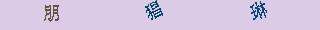
#> input picture tianyancha/a.png, 320 x 30 px
$ python -i captcha.py   (imports and definitions only)
#> lines starting #> are read from the running program, lines starting #| are printed output that depends on the picture
import requests
import json
import time
from urllib.request import urlopen
from PIL import Image, ImageEnhance
from aip import AipOcr
from settings import *


# 保存验证码图片
# [32 lines left out: functions get_verify_img, checkCaptcha, not called in this run]


# 读取图片
def get_file_content(filePath):
    with open(filePath, 'rb') as fp:
        return fp.read()


# 解析验证码
# [29 lines left out: function parse_captcha, not called in this run]


def enhance_img(imgPath):
#> called with imgPath = 'a.png'
    im = Image.open(imgPath)
#> im is the input picture: PIL image 320x30 RGB; mean R, G, B 212, 198, 224.9
    # 下面为增强部分
    enh_con = ImageEnhance.Contrast(im)
    contrast = 1.5
    image_contrasted = enh_con.enhance(contrast)
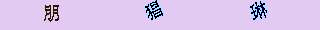
#> image_contrasted: PIL image 320x30 RGB; mean R, G, B 216.6, 194.9, 233.9
    # image_contrasted.show()

    # 增强亮度
    enh_bri = ImageEnhance.Brightness(image_contrasted)
    brightness = 1.5
    image_brightened = enh_bri.enhance(brightness)
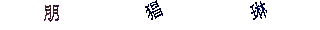
#> image_brightened: PIL image 320x30 RGB; mean R, G, B 245.8, 245.5, 247
    # image_brightened.show()
    # 增强对比度
    enh_col = ImageEnhance.Color(image_brightened)
    color = 1.5
    image_colored = enh_col.enhance(color)
    # image_colored.show()
    # 增强锐度
    enh_sha = ImageEnhance.Sharpness(image_colored)
    sharpness = 3.0
    image_sharped = enh_sha.enhance(sharpness)
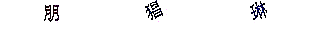
#> image_sharped: PIL image 320x30 RGB; mean R, G, B 245.3, 245.1, 245.7
    # image_sharped.show()

    # 灰度处理部分
    im2 = image_sharped.convert("L")
    return im2


# [2 lines not run here, left out]

>>> result = enhance_img('a.png')
